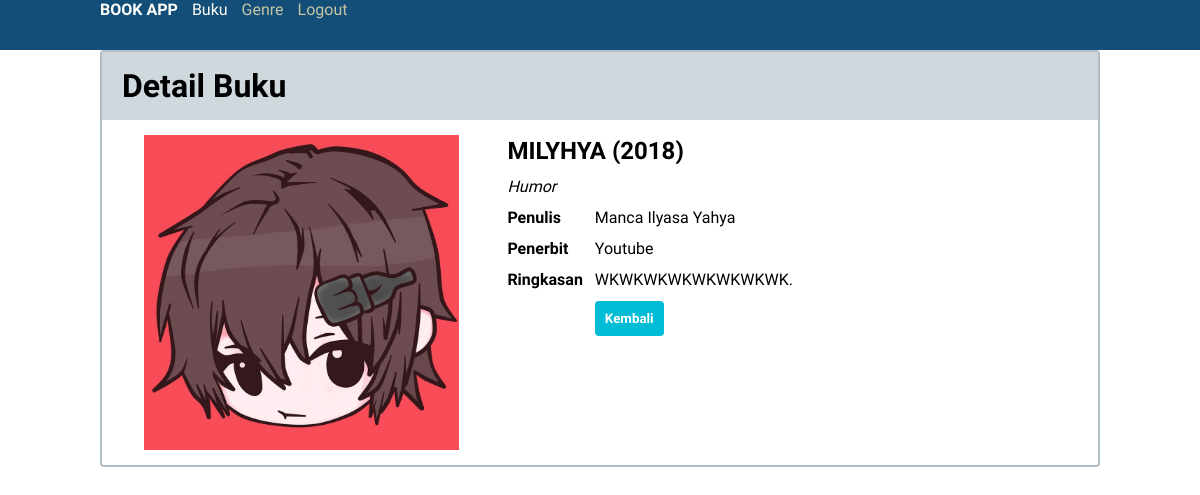
The page /buku/detail.php?id_buku=14 (signed in) on the database its author committed.
### tables this page shows
CREATE TABLE `buku` (
  `id_buku` int(4) NOT NULL,
  `judul` varchar(255) NOT NULL,
  `penulis` varchar(255) NOT NULL,
  `penerbit` varchar(255) NOT NULL,
  `tahun_terbit` int(4) NOT NULL,
  `ringkasan` text NOT NULL,
  `cover` varchar(1000) DEFAULT NULL,
  `id_genre` int(2) DEFAULT NULL
);

CREATE TABLE `genre` (
  `id_genre` int(2) NOT NULL,
  `genre` varchar(20) NOT NULL
);

### buku/detail.php (the view, shortened to what this page needs)
<?php
include '../koneksi.php';
$id_buku = $_GET['id_buku'];
$query = "SELECT * FROM buku INNER JOIN genre ON buku.id_genre = genre.id_genre WHERE id_buku = $id_buku";
$hasil = mysqli_query($koneksi, $query);
$buku = mysqli_fetch_assoc($hasil);
include '../template/header.php';
?>
<div class="detail">
        <h1>Detail Buku</h1>
        <div class="container">
            <div class="col-1">
                <img src="./cover/<?= $buku['cover']; ?>" alt="" srcset="">
            </div>
            <div class="col-2">
                <table>
                    <tr>
                        <td colspan="2">
                            <h2><?= $buku['judul'] ?> (<?= $buku['tahun_terbit'] ?>)</h2>
                        </td>
                    </tr>
                    <tr>
                        <td colspan="2">
                            <i><?= $buku['genre'] ?></i>
                        </td>
                    </tr>
                    <tr>
                        <th>Penulis</th>
                        <td><?= $buku['penulis'] ?></td>
                    </tr>
                    <tr>
                        <th>Penerbit</th>
                        <td><?= $buku['penerbit'] ?></td>
                    </tr>
                    <tr>
                        <th>Ringkasan</th>
                        <td>
                        <?= $buku['ringkasan'] ?>
                        </td>
                    </tr>
                    <tr>
                        <td></td>
                        <td>
                            <button type="button" onclick="top.location='index.php'">Kembali</button>
                        </td>
                    </tr>
                </table>
            </div>
        </div>
    </div>
<?php
include '../template/footer.php';
?>

### css/style.css (style rules this page uses)
html, body, h1, h2, h3, div, nav, ul, li, table, th, td, img { margin: 0; padding: 0; }
* { box-sizing: border-box; }
h1, .nav-item a, th, td, input[type='search'], button, .form-tambah-edit label, .form-control, .form-tambah-edit textarea, .form-tambah-edit select, .btn-large, .detail { font-family: 'Krub', sans-serif; }
button { padding: 10px; border: none; color: white; font-weight: bold; }
.form h1, .detail h1 { width: 100%; padding: 15px 0 15px 20px; background-color: #CFD8DC; }
.detail { width: 100%; border: 2px solid #B0BEC5; margin-bottom: 20px; border-radius: 4px; }
.container { width: 100%; display: flex; padding: 15px 0; }
.col-1 { width: 40%; }
.col-2 { width: 60%; }
.detail img { width: 315px; display: block; margin: 0 auto; }
.detail th { text-align: left; vertical-align: text-top; }
.detail th, .detail td { padding: 0px 5px 10px 5px; }
.detail button { background-color: #00BCD4; border-radius: 4px; transition: .4s; }

### rows shown on the page
buku: cover (picture), judul "MILYHYA", tahun_terbit "2018", id_genre.genre "Humor", penulis "Manca Ilyasa Yahya", penerbit "Youtube", ringkasan "WKWKWKWKWKWKWKWK."
